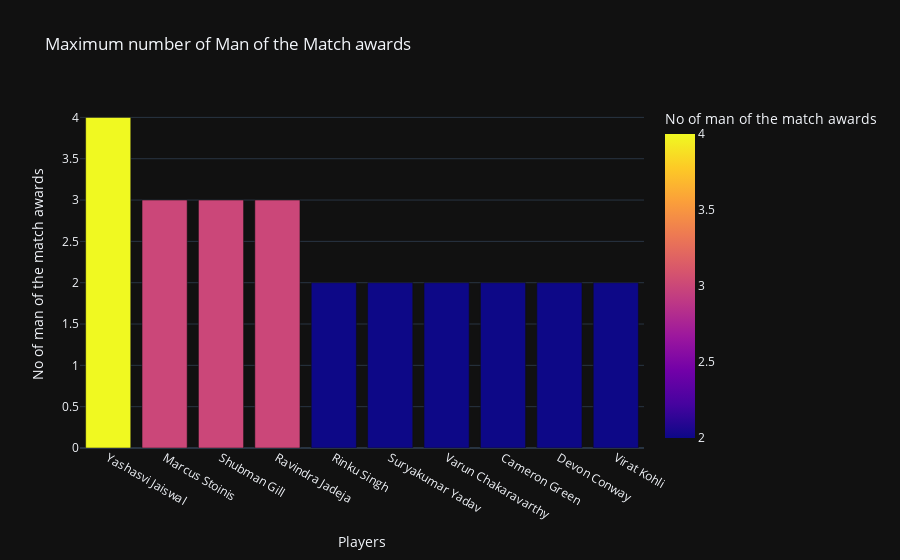

The notebook cell saved with this chart:
### Code cell
motm10 = motm.nlargest(10,['no_of_awards'])
figure = px.bar(motm10, 
                x = motm10["index"],
                y = motm10['no_of_awards'],
                color = motm10['no_of_awards'],
                labels = {'index':'Players','no_of_awards':'No of man of the match awards'},
                title = "Maximum number of Man of the Match awards")
figure.show()

### Figure 1 — Plotly figure (JSON) as saved in the notebook; plotly's stock layout.template omitted (floating-point values rounded to 4 significant figures)
{"data": [{"alignmentgroup": "True", "hovertemplate": "Players=%{x}<br>No of man of the match awards=%{marker.color}<extra></extra>", "legendgroup": "", "marker": {"color": [4, 3, 3, 3, 2, 2, 2, 2, 2, 2], "coloraxis": "coloraxis", "pattern": {"shape": ""}}, "name": "", "offsetgroup": "", "orientation": "v", "showlegend": false, "textposition": "auto", "type": "bar", "x": ["Yashasvi Jaiswal", "Marcus Stoinis", "Shubman Gill", "Ravindra Jadeja", "Rinku Singh", "Suryakumar Yadav", "Varun Chakaravarthy", "Cameron Green", "Devon Conway", "Virat Kohli"], "xaxis": "x", "y": [4, 3, 3, 3, 2, 2, 2, 2, 2, 2], "yaxis": "y"}], "layout": {"barmode": "relative", "coloraxis": {"colorbar": {"title": {"text": "No of man of the match awards"}}, "colorscale": [[0, "#0d0887"], [0.1111, "#46039f"], [0.2222, "#7201a8"], [0.3333, "#9c179e"], [0.4444, "#bd3786"], [0.5556, "#d8576b"], [0.6667, "#ed7953"], [0.7778, "#fb9f3a"], [0.8889, "#fdca26"], [1, "#f0f921"]]}, "legend": {"tracegroupgap": 0}, "title": {"text": "Maximum number of Man of the Match awards"}, "xaxis": {"anchor": "y", "domain": [0, 1], "title": {"text": "Players"}}, "yaxis": {"anchor": "x", "domain": [0, 1], "title": {"text": "No of man of the match awards"}}}}
